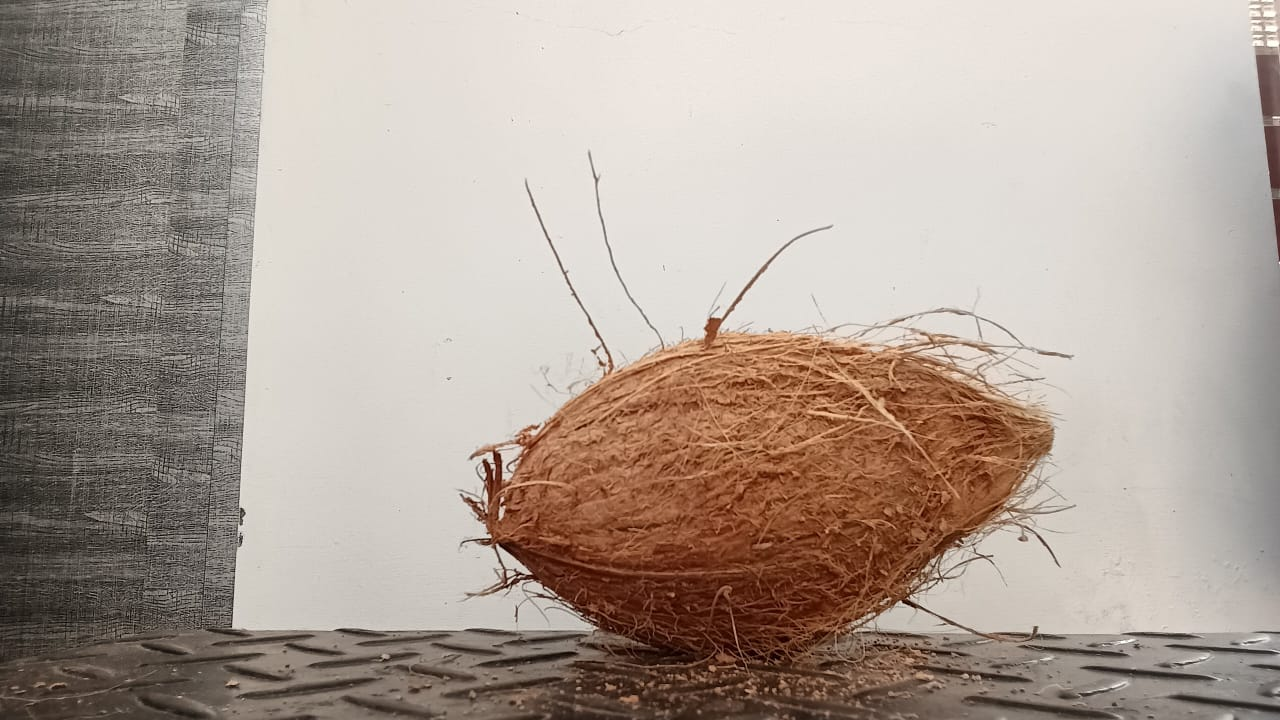
#> input picture weightcalculation/wgt27.jpg, 1280 x 720 px
$ python -i coconut_train_kk.py   (imports and definitions only)
#> lines starting #> are read from the running program, lines starting #| are printed output that depends on the picture; after the words box and inside, x2 and y2 are one past the last pixel; in counts of white or black regions, pixels touching at a corner belong together
import cv2
import numpy as np
import joblib
import pandas as pd
import os

# ---------------- Load scaler + trained regressor ----------------
# [2 lines not run here, left out]

# ---------------- Feature Extraction ----------------
def get_coconut_features(image_path):
#> called with image_path = 'weightcalculation/wgt27.jpg'
    img = cv2.imread(image_path)
#> img is the input picture: shape (720, 1280, 3); mean B, G, R 150.7, 160.6, 174.1
    if img is None:
        print(f"❌ Could not read image: {image_path}")
        return None

    gray = cv2.cvtColor(img, cv2.COLOR_BGR2GRAY)
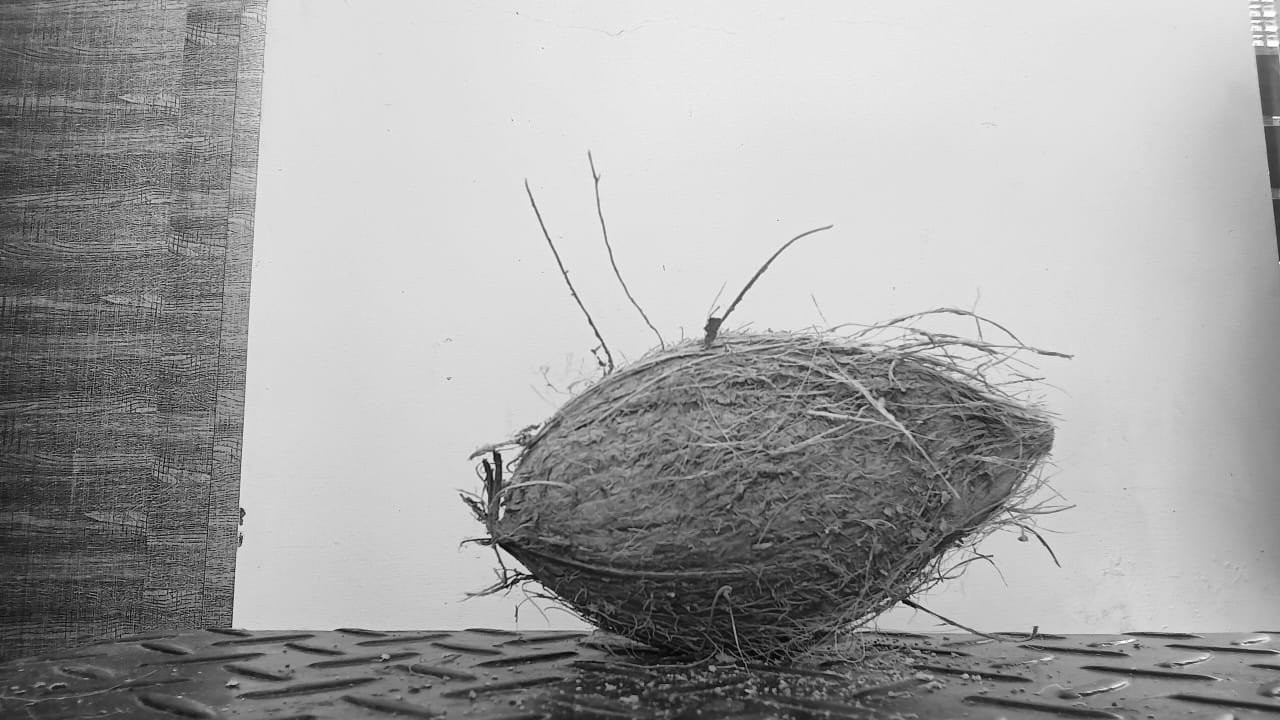
#> gray: shape (720, 1280); min 1, max 254, mean 163.5
    blur = cv2.GaussianBlur(gray, (5, 5), 0)

    # Thresholding (inverse since coconut is darker on light background)
    _, thresh = cv2.threshold(blur, 0, 255, cv2.THRESH_BINARY_INV + cv2.THRESH_OTSU)
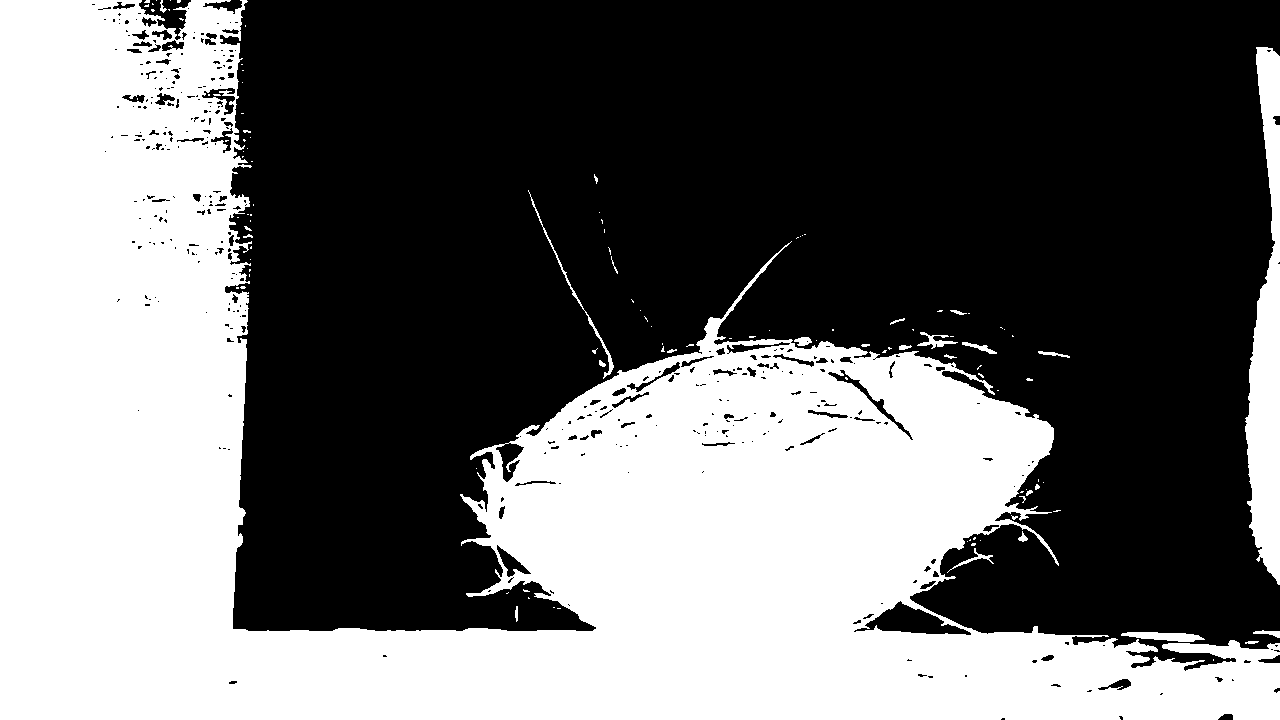
#> thresh: shape (720, 1280); 42.8% white; 117 white regions (91 under 20 px)

    contours, _ = cv2.findContours(thresh, cv2.RETR_EXTERNAL, cv2.CHAIN_APPROX_SIMPLE)
#> contours = 112 contours, 96 with area under 20; largest, box (x1, y1, x2, y2) and area: (0, 0, 1280, 720) 386260, (1245, 47, 1280, 585) 10806, (1121, 632, 1205, 642) 456, (528, 190, 614, 379) 272, (917, 332, 958, 349) 157
    if not contours:
        print("❌ No contours found")
        return None

    c = max(contours, key=cv2.contourArea)
#> c = contour of 2285 points, box (x1, y1, x2, y2) (0, 0, 1280, 720), area 386260

    # Feature calculations
    area = cv2.contourArea(c)
#> area = 386259.5
    perimeter = cv2.arcLength(c, True)
#> perimeter = 7641.6
    circularity = (4 * np.pi * area) / (perimeter * perimeter) if perimeter > 0 else 0
#> circularity = 0.0831

    x, y, w, h = cv2.boundingRect(c)
#> x = 0; y = 0; w = 1280; h = 720
    aspect_ratio = w / h if h > 0 else 0
#> aspect_ratio = 1.78

    # ✅ Make sure column names match training data
    features = pd.DataFrame(
        [[area, perimeter, circularity, aspect_ratio]],
        columns=["area", "perimeter", "circularity", "aspect_ratio"],
    )
#> features = table of 1 rows and 4 columns
    return features

# ---------------- Prediction ----------------
def predict_coconut_weight(image_path):
    features = get_coconut_features(image_path)
    if features is None:
        print("❌ No coconut detected")
        return None

    # Scale features
    scaled_features = scaler.transform(features)

    # Predict weight
    predicted_weight = regressor.predict(scaled_features)[0]
    return predicted_weight

# ---------------- Main Test ----------------
# [8 lines not run here, left out]

>>> result = get_coconut_features('weightcalculation/wgt27.jpg')
#> result = table of 1 rows and 4 columns

$ run again, on weightcalculation/wgt1.jpg
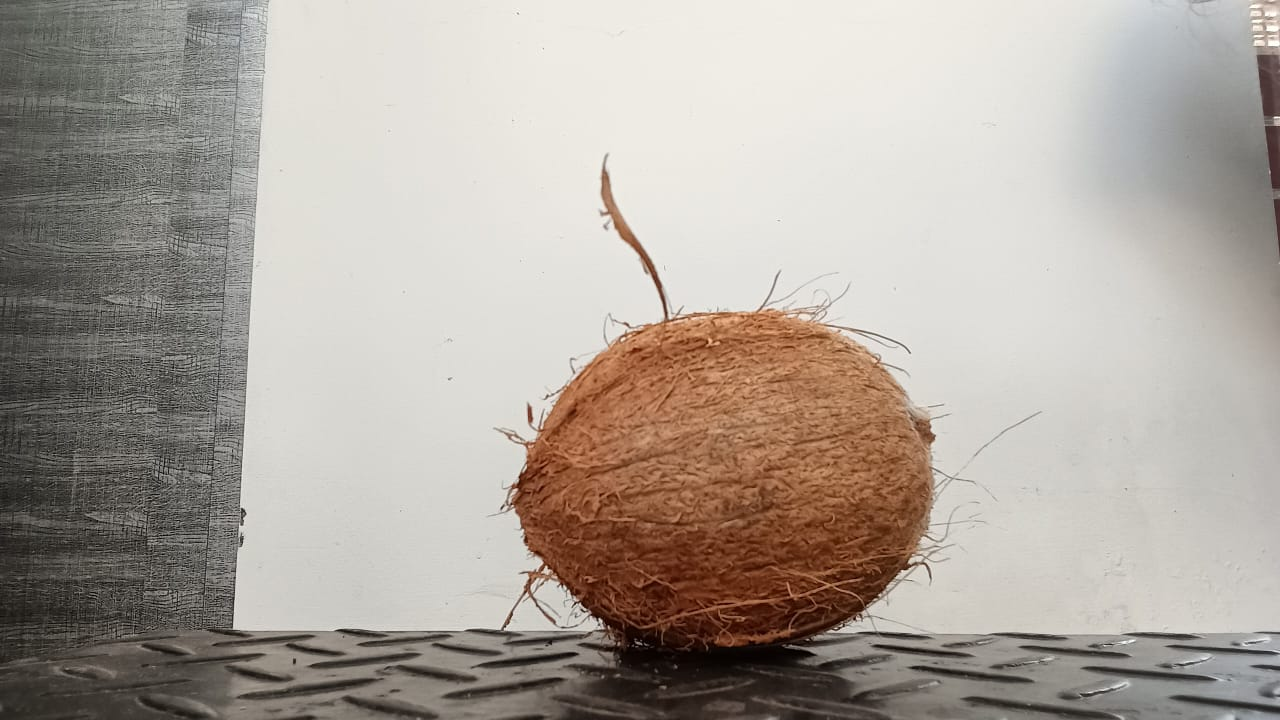
#> input picture weightcalculation/wgt1.jpg, 1280 x 720 px
#> in get_coconut_features, img is the input picture: shape (720, 1280, 3); mean B, G, R 156.2, 164.4, 172.7
#> in get_coconut_features, `gray = cv2.cvtColor(img, cv2.COLOR_BGR2GRAY)`:
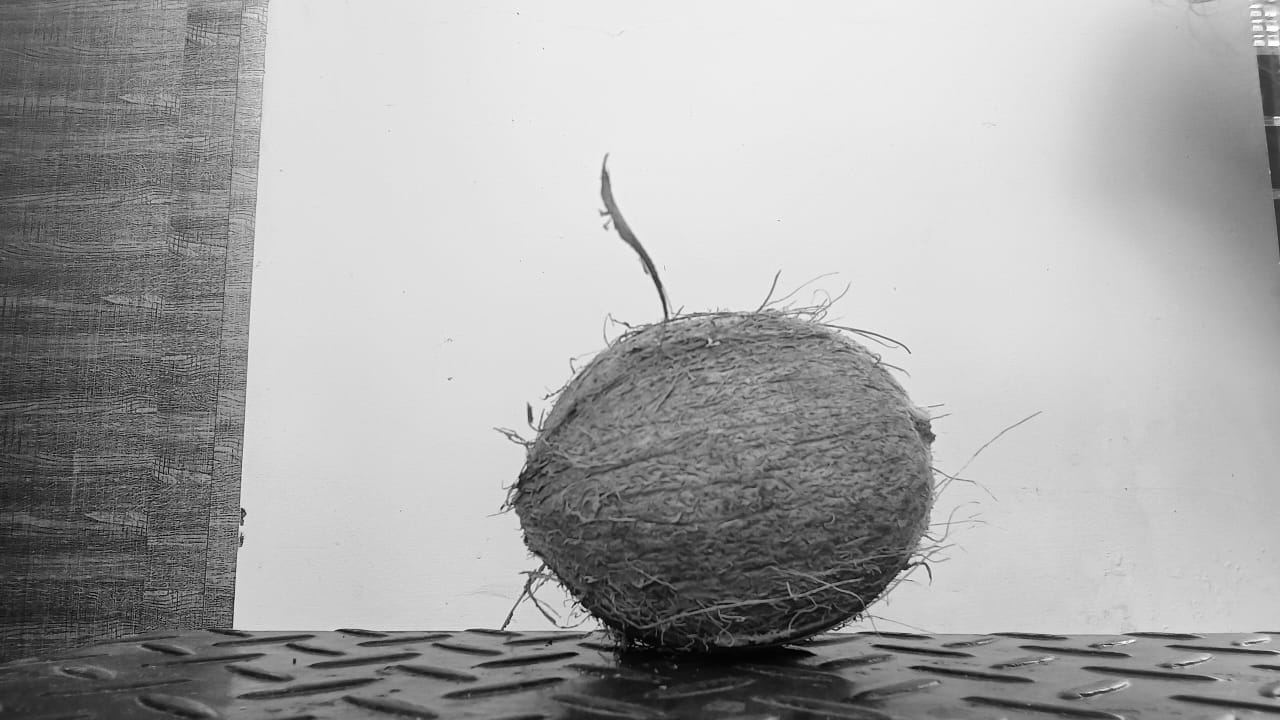
#> gray: shape (720, 1280); min 0, max 255, mean 165.9
#> in get_coconut_features, `_, thresh = cv2.threshold(blur, 0, 255, cv2.THRESH_BINARY_INV + cv2.TH..`:
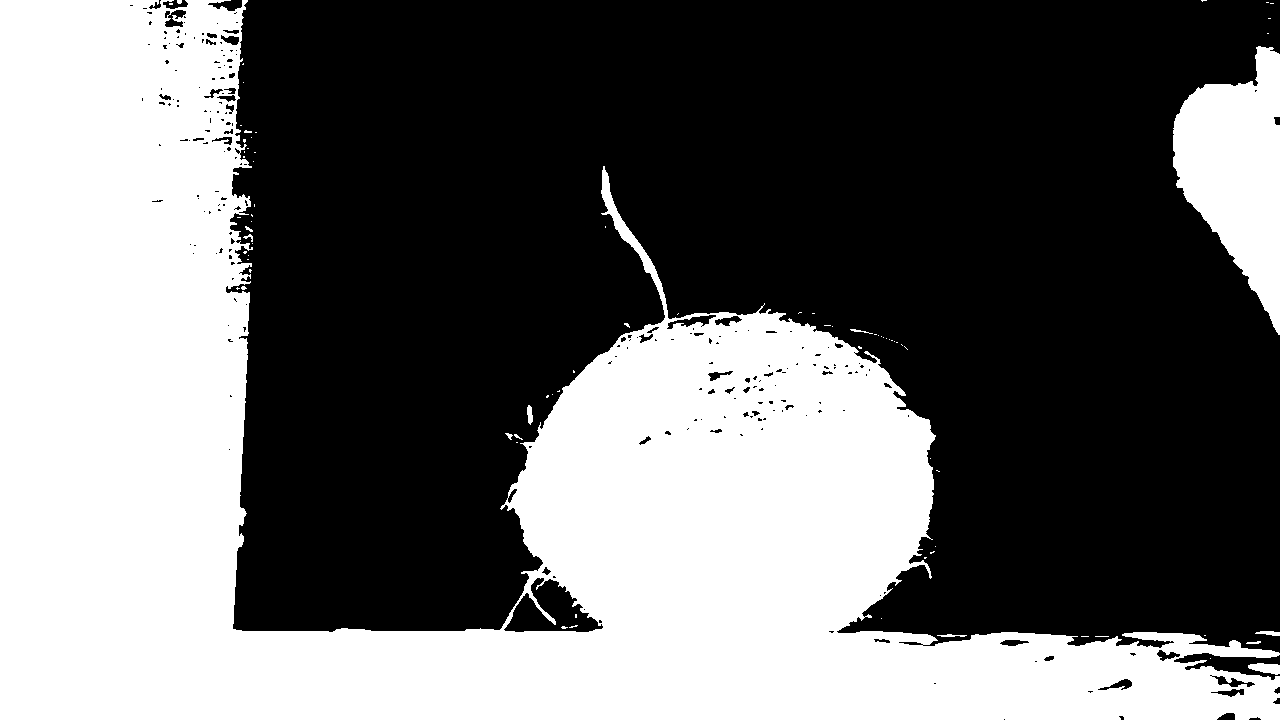
#> thresh: shape (720, 1280); 42% white; 79 white regions (67 under 20 px)
#> contours = 76 contours, 70 with area under 20; largest, box (x1, y1, x2, y2) and area: (0, 0, 1280, 720) 371004, (1173, 46, 1280, 335) 17886, (1248, 663, 1280, 675) 227, (527, 405, 533, 425) 66, (1255, 631, 1280, 636) 58, (937, 634, 967, 637) 24
#> c = contour of 1778 points, box (x1, y1, x2, y2) (0, 0, 1280, 720), area 371004
#> area = 371004
#> perimeter = 6684.8
#> circularity = 0.104
#> x = 0; w = 1280; h = 720
#> aspect_ratio = 1.78
#> features = table of 1 rows and 4 columns

$ run again, on weightcalculation/wgt10.jpg
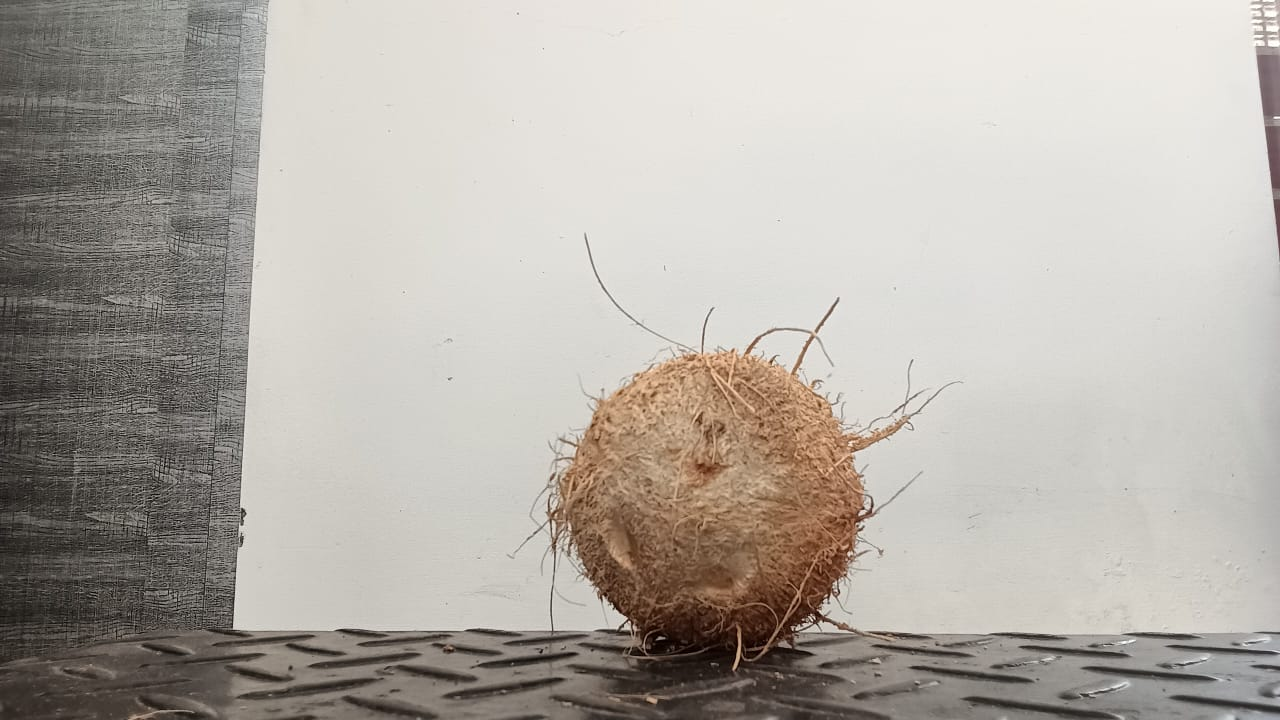
#> input picture weightcalculation/wgt10.jpg, 1280 x 720 px
#> in get_coconut_features, img is the input picture: shape (720, 1280, 3); mean B, G, R 167.2, 174.2, 179.6
#> in get_coconut_features, `gray = cv2.cvtColor(img, cv2.COLOR_BGR2GRAY)`:
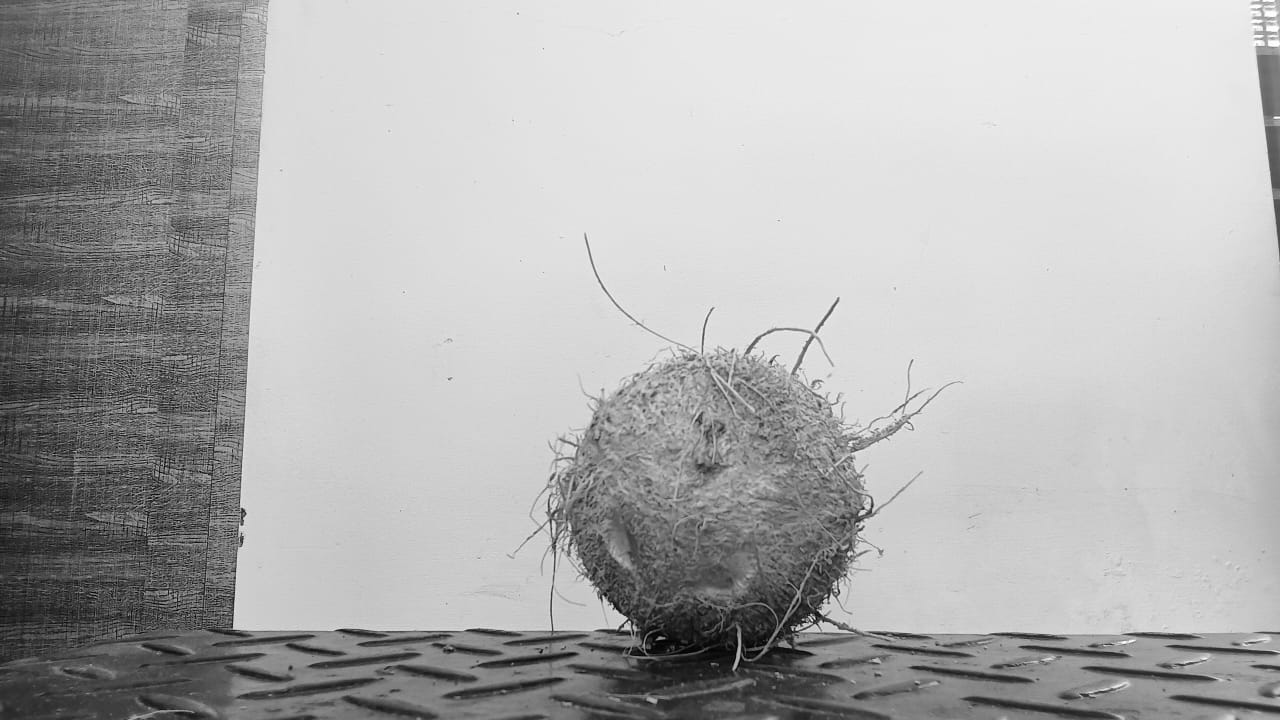
#> gray: shape (720, 1280); min 1, max 255, mean 175
#> in get_coconut_features, `_, thresh = cv2.threshold(blur, 0, 255, cv2.THRESH_BINARY_INV + cv2.TH..`:
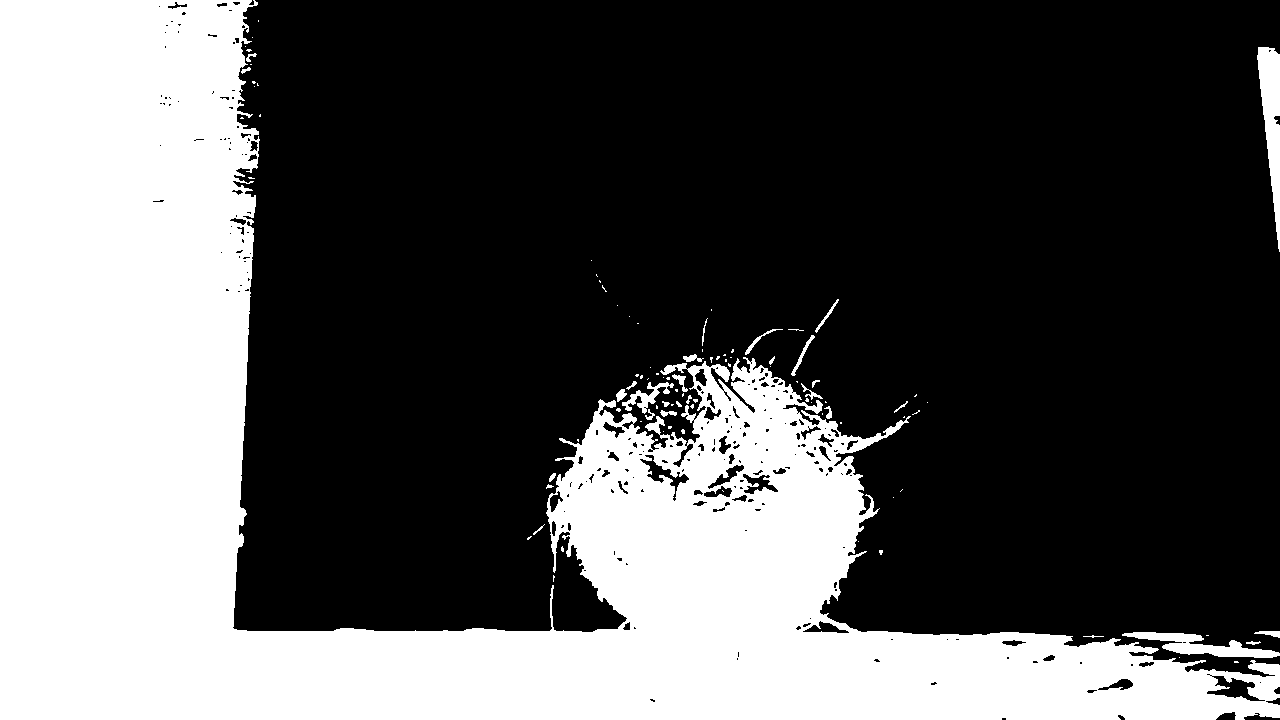
#> thresh: shape (720, 1280); 35.4% white; 99 white regions (69 under 20 px)
#> contours = 98 contours, 79 with area under 20; largest, box (x1, y1, x2, y2) and area: (0, 0, 1280, 720) 321998, (1257, 47, 1280, 252) 2270, (1122, 632, 1280, 658) 1488, (622, 382, 674, 414) 408, (791, 335, 815, 376) 112
#> c = contour of 2046 points, box (x1, y1, x2, y2) (0, 0, 1280, 720), area 321998
#> area = 321998
#> perimeter = 7243.3
#> circularity = 0.0771
#> x = 0; w = 1280; h = 720
#> aspect_ratio = 1.78
#> features = table of 1 rows and 4 columns
